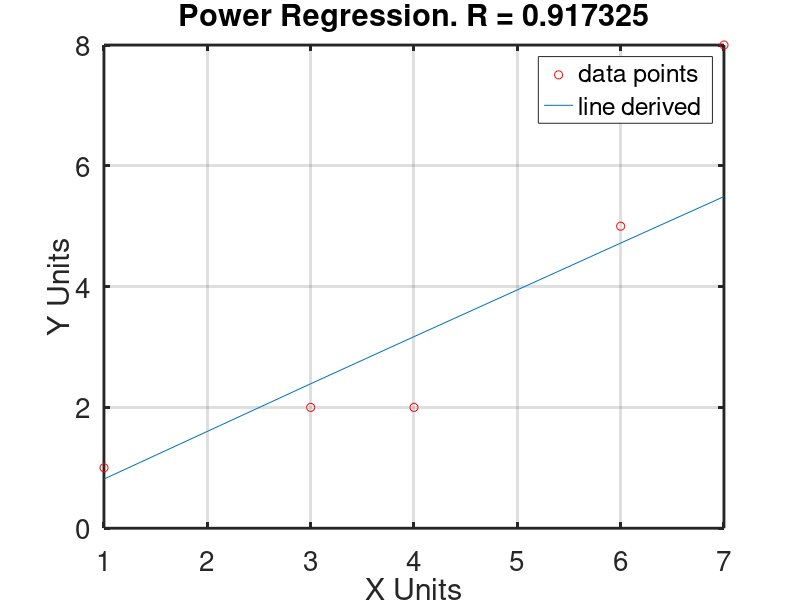

MATLAB code to generate this figure:
#Michael Ellerkamp, NumAnalysis
#Power Data Transformation Regression file

# x = ln(x)
# y = ln(y) in all instances except the raw data, when we think back to our formulas

#Our Data
x = [1,3,4,6,7]
y = [1,2,2,5,8]

#Important that x and y have the same length, do not make me have to implement error detection!!!
disp("\nData!!!\n")
N = length(x)
#All of our sums
disp("\nSums:\n")
Sum_LnX = sum(log(x))
Sum_LnX2 = sum(log(x).^2)
Sum_LnY = sum(log(y))
Sum_LnY2 = sum(log(y).^2)
Sum_LnXLnY = sum(log(x).*log(y))
#Means
disp("\nMeans!!\n")
Mean_LnX = Sum_LnX/N
Mean_LnY = Sum_LnY/N
#this uses the S sub AB functions. Remember replace all instaces of y with ln(y)
disp("\nS functions!!!\n")
Sxy = Sum_LnXLnY - N*Mean_LnX*Mean_LnY
Sxx = Sum_LnX2 - N*power(Mean_LnX,2)
Syy = Sum_LnY2 - N*power(Mean_LnY,2)
#now for B, A, and the Power equation
disp("\nB,A, and Equation!!!!\n")
B = Sxy/Sxx
A = exp(Mean_LnY - B*Mean_LnX)
printf("Our equation is: y = %dx^%d\n",A, B)
#now for b', m', x', and the linear equation
disp("\nB,A, and Equation!!!!\n")
m_prime = B  #m' and B are the exact same
b_prime = Mean_LnY - B*Mean_LnX #b' is the ln(A)
x_prime = log(x); #I don't care to show this off but important to know
printf("Our equation is: y = %dx' + %d",m_prime, b_prime)
#now for R value
disp("\nR-Value:\n")
R = Sxy / (sqrt(Sxx)*sqrt(Syy))
#Now to add plotting this out.
#Even for testing I don't care to output this so it will have the ;

#y2 = A.*power(x,B); #power version.
y2 = (m_prime * x_prime) + b_prime #linear version
#in the linear form x is actually x_prime and x_prime = log(x)

#we are plotting the initial x,y data as red circles 'or'
#Our new equation will be plotted as a regular line x,y2
#plot(x,y,'or',x,y2) #plotting power formula
plot(x,y,'or',x,exp(y2)) #plotting linear formula

xlabel("X Units")
ylabel("Y Units")
title(sprintf("Power Regression. R = %d",R))
grid on
legend('data points', 'line derived')
set(gca, "linewidth", 2, "fontsize", 20)
